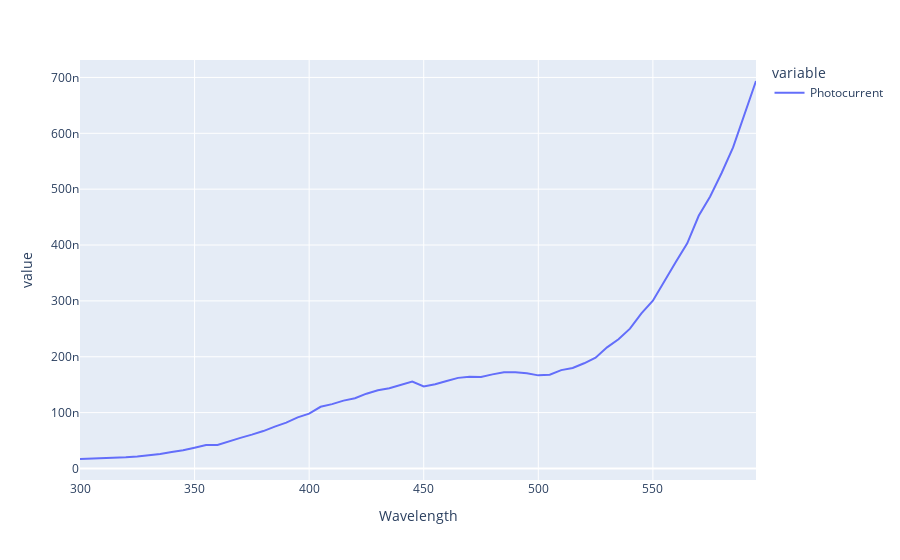

Notebook code for this chart:
### Code cell
calibration = pd.DataFrame([])
df = df.dropna()
for wavelength in df["Wavelength"].unique():
    mono_df = df.loc[df["Wavelength"] == wavelength]
    light_df = mono_df.loc[df.Shutter == 1, "Current"]
    light_df = light_df[10:-2]
    photocurrent = light_df.median() - mono_df[-50:]["Current"].median()
    new_row = pd.DataFrame({"Wavelength": wavelength, "Photocurrent": photocurrent}, index=[len(calibration)])
    calibration = pd.concat([calibration, new_row])
px.line(calibration, "Wavelength", ["Photocurrent"])

### Figure 1 — Plotly figure (JSON) as saved in the notebook; plotly's stock layout.template omitted (floating-point values rounded to 4 significant figures)
{"data": [{"hovertemplate": "variable=Photocurrent<br>Wavelength=%{x}<br>value=%{y}<extra></extra>", "legendgroup": "Photocurrent", "line": {"color": "#636efa", "dash": "solid"}, "marker": {"symbol": "circle"}, "mode": "lines", "name": "Photocurrent", "orientation": "v", "showlegend": true, "type": "scatter", "x": [300, 305, 310, 315, 320, 325, 330, 335, 340, 345, 350, 355, 360, 365, 370, 375, 380, 385, 390, 395, 400, 405, 410, 415, 420, 425, 430, 435, 440, 445, 450, 455, 460, 465, 470, 475, 480, 485, 490, 495, 500, 505, 510, 515, 520, 525, 530, 535, 540, 545, 550, 555, 560, 565, 570, 575, 580, 585, 590, 595], "xaxis": "x", "y": [1.696e-08, 1.748e-08, 1.827e-08, 1.908e-08, 1.99e-08, 2.14e-08, 2.361e-08, 2.585e-08, 2.948e-08, 3.259e-08, 3.719e-08, 4.208e-08, 4.211e-08, 4.778e-08, 5.474e-08, 6.056e-08, 6.698e-08, 7.495e-08, 8.217e-08, 9.15e-08, 9.821e-08, 1.104e-07, 1.152e-07, 1.215e-07, 1.258e-07, 1.339e-07, 1.4e-07, 1.437e-07, 1.499e-07, 1.555e-07, 1.469e-07, 1.506e-07, 1.565e-07, 1.622e-07, 1.644e-07, 1.638e-07, 1.685e-07, 1.724e-07, 1.723e-07, 1.706e-07, 1.667e-07, 1.678e-07, 1.761e-07, 1.8e-07, 1.883e-07, 1.983e-07, 2.168e-07, 2.314e-07, 2.503e-07, 2.777e-07, 3.003e-07, 3.362e-07, 3.695e-07, 4.03e-07, 4.524e-07, 4.869e-07, 5.289e-07, 5.747e-07, 6.329e-07, 6.936e-07], "yaxis": "y"}], "layout": {"legend": {"title": {"text": "variable"}, "tracegroupgap": 0}, "margin": {"t": 60}, "xaxis": {"anchor": "y", "domain": [0, 1], "title": {"text": "Wavelength"}}, "yaxis": {"anchor": "x", "domain": [0, 1], "title": {"text": "value"}}}}
